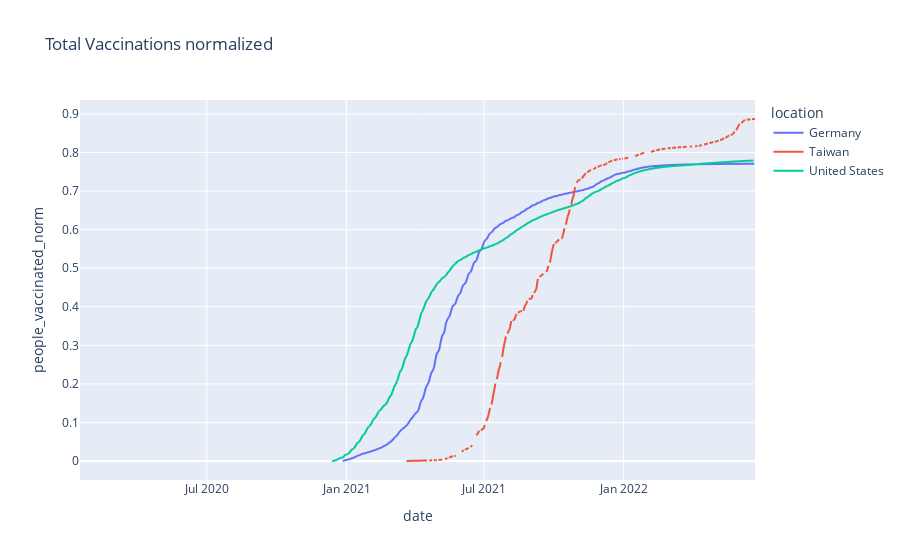

The cell this chart's notebook holds for it:
### Code cell
#normalized Vaccs

df_allSelectedCountries['people_vaccinated_norm'] = df_allSelectedCountries['people_vaccinated']/df_allSelectedCountries['population']

figVacAll_norm = px.line(df_allSelectedCountries, x="date", y="people_vaccinated_norm", color="location", title="Total Vaccinations normalized")
figVacAll_norm

### Figure 1 — Plotly figure (JSON) as saved in the notebook; plotly's stock layout.template omitted (floating-point values rounded to 4 significant figures; data arrays with more than 128 entries replaced by an {"elided": "..."} marker saying what was removed)
{"data": [{"hovertemplate": "location=Germany<br>date=%{x}<br>people_vaccinated_norm=%{y}<extra></extra>", "legendgroup": "Germany", "line": {"color": "#636efa", "dash": "solid"}, "marker": {"symbol": "circle"}, "mode": "lines", "name": "Germany", "showlegend": true, "type": "scattergl", "x": {"elided": "879 str values"}, "xaxis": "x", "y": {"elided": "879 float values"}, "yaxis": "y"}, {"hovertemplate": "location=Taiwan<br>date=%{x}<br>people_vaccinated_norm=%{y}<extra></extra>", "legendgroup": "Taiwan", "line": {"color": "#EF553B", "dash": "solid"}, "marker": {"symbol": "circle"}, "mode": "lines", "name": "Taiwan", "showlegend": true, "type": "scattergl", "x": {"elided": "890 str values"}, "xaxis": "x", "y": {"elided": "890 float values"}, "yaxis": "y"}, {"hovertemplate": "location=United States<br>date=%{x}<br>people_vaccinated_norm=%{y}<extra></extra>", "legendgroup": "United States", "line": {"color": "#00cc96", "dash": "solid"}, "marker": {"symbol": "circle"}, "mode": "lines", "name": "United States", "showlegend": true, "type": "scattergl", "x": {"elided": "884 str values"}, "xaxis": "x", "y": {"elided": "884 float values"}, "yaxis": "y"}], "layout": {"legend": {"title": {"text": "location"}, "tracegroupgap": 0}, "title": {"text": "Total Vaccinations normalized"}, "xaxis": {"anchor": "y", "domain": [0, 1], "title": {"text": "date"}}, "yaxis": {"anchor": "x", "domain": [0, 1], "title": {"text": "people_vaccinated_norm"}}}}
